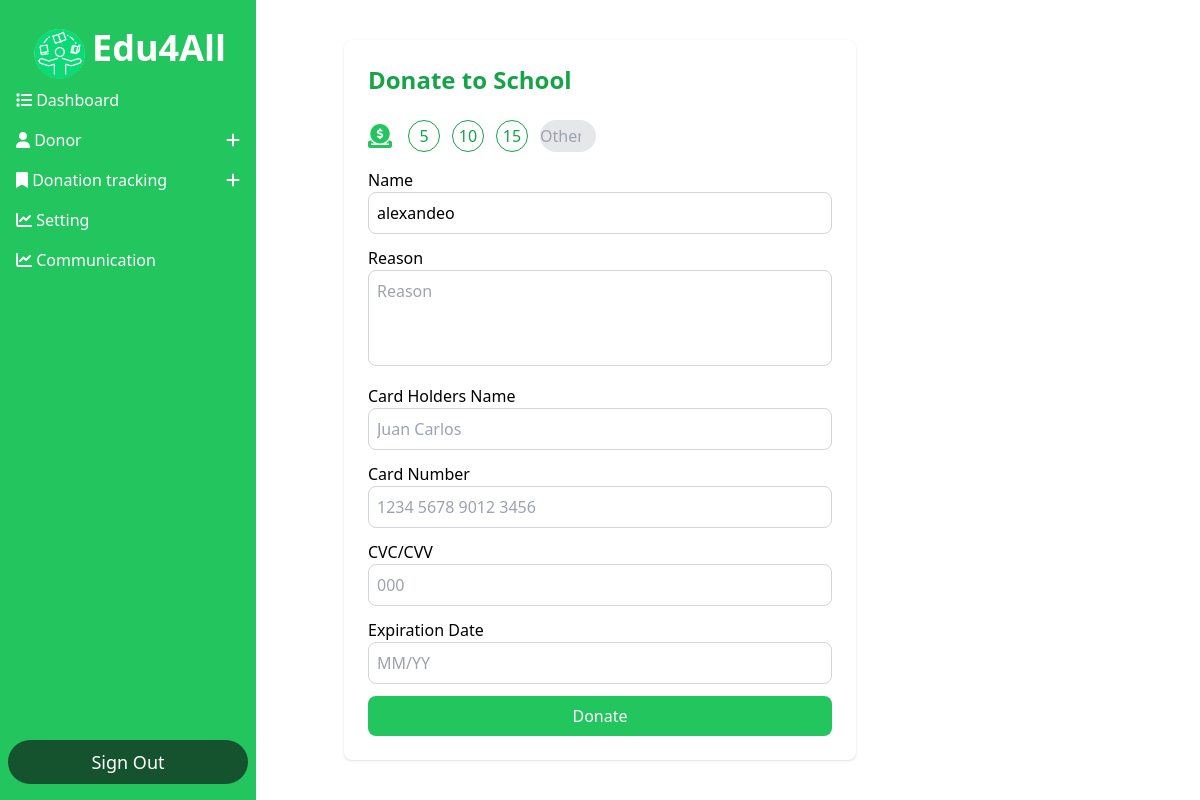
/Dashboard_Donacion/dashboard.php?action=donar (signed in), run on an earlier commit of the app's database.
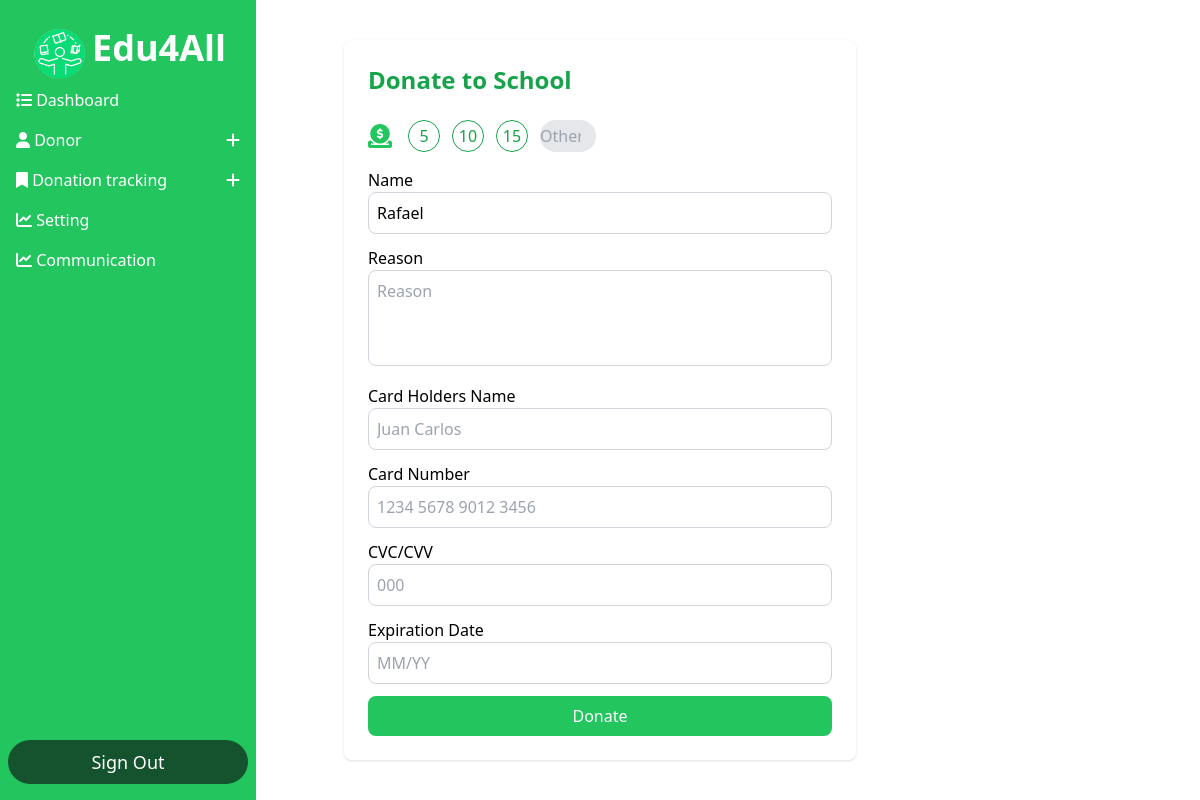
And on a later commit of the database.
### tables this page shows
CREATE TABLE `usuarios` (
  `id` int(11) NOT NULL,
  `nombre` varchar(100) DEFAULT NULL,
  `correo` varchar(100) DEFAULT NULL,
  `password` varchar(10) NOT NULL,
  `genero` varchar(10) DEFAULT NULL,
  `edad` int(11) DEFAULT NULL,
  `tipo_usuario` varchar(50) DEFAULT NULL,
  `fecha_nac` date NOT NULL
);

### Conexion/conexion.php (called while the page is built, shortened)
<?php
	class Conexion
	{
		private $host='localhost';
		private $usuario='root';
		private $password = '';
		private $base='escuela';
		public $sentencia;
		private $conexion;
		private function abrir_conexion(){
			$this->conexion = new mysqli($this->host,$this->usuario,$this->password,$this->base);
		}
		public function obtener_sentencia(){
			$result = $this->conexion->query($this->sentencia);
			return $result;
		}
	}
?>

### Conexion/contacto.php (called while the page is built, shortened)
<?php
    include ("conexion.php");
    class Contacto extends Conexion {
        public function obtenerusuario(){
            $this->sentencia = "SELECT * FROM usuarios WHERE id = '".$_SESSION['id']."'";
            $result = $this->obtener_sentencia();
            return $result;
        }
    }
?>

### Dashboard_Donacion/Donor.php (the view, shortened to what this page needs)
<?php
require_once("../Conexion/contacto.php");
$obj = new Contacto();
$resultado = $obj->obtenerusuario();
$registro = $resultado->fetch_assoc();
?>
<form action="" method="POST" onsubmit="return validateForm()">
    <div class="container mx-auto p-4">
        <div class="grid grid-cols-1 gap-4">
            <div class="bg-white rounded-lg shadow p-6 max-w-lg mx-auto min-h-[400px] w-full">
                <h2 class="text-2xl font-bold mb-6 text-green-600">Donate to School</h2>
                <div class="flex items-center mb-4">
                    <i class="fa-solid fa-circle-dollar-to-slot text-2xl text-green-500"></i>
                    <div class="ml-4 flex space-x-3">
                        <button type="button" onclick="selectAmount(5, this)"
                            class="w-8 h-8 bg-transparent border border-green-600 rounded-full flex items-center justify-center text-green-600 hover:bg-green-600 hover:text-white"
                            name="cantidad" value="5">5
                        </button>
                        <button type="button" onclick="selectAmount(10, this)"
                            class="w-8 h-8 bg-transparent border border-green-600 rounded-full flex items-center justify-center text-green-600 hover:bg-green-600 hover:text-white"
                            name="cantidad" value="10">10
                        </button>
                        <button type="button" onclick="selectAmount(15, this)"
                            class="w-8 h-8 bg-transparent border border-green-600 rounded-full flex items-center justify-center text-green-600 hover:bg-green-600 hover:text-white"
                            name="cantidad" value="15">15
                        </button>
                        <input type="number" id="otherAmount" min="1" placeholder="Other" oninput="selectOtherAmount(this.value)"
                            class="w-14 h-8 bg-gray-200 rounded-full flex items-center justify-center text-center text-gray-500"
                            name="cantidad">
                    </div>
                </div>
                Name
                <input type="text" id="name" placeholder="Name" required
                    value="<?php echo $registro['nombre']; ?>" class= "border border-gray-300 rounded-lg p-2 w-full mb-3" style= "resize: 10;">
                Reason
                <textarea placeholder="Reason" id="motivo" name="motivo" required
                    class="border border-gray-300 rounded-lg p-2 w-full mb-3 h-24 resize-none"></textarea>
                Card Holders Name
                <input type="text" id="cardname" placeholder="Juan Carlos" required
                    class="border border-gray-300 rounded-lg p-2 w-full mb-3" style= "resize: 10;">
                Card Number
                <input type="text" id="card" placeholder="1234 5678 9012 3456" required
                    class="border border-gray-300 rounded-lg p-2 w-full mb-3" style= "resize: 10;">
                CVC/CVV
                <input type="text" id="cvc" placeholder="000" required
                    class="border border-gray-300 rounded-lg p-2 w-full mb-3" style= "resize: 10;">
                Expiration Date
                <input type="text" id="vence" placeholder="MM/YY" required
                    class="border border-gray-300 rounded-lg p-2 w-full mb-3" style= "resize: 10;">
                <input type="submit"
                    class="bg-green-500 text-white rounded-lg py-2 px-4 w-full hover:bg-green-600" name="donor" value="Donate">
            </div>
        </div>
    </div>
</form>

What changed in the data, as far as the page shows it:
changed usuarios: nombre "alexandeo" → "Rafael"
